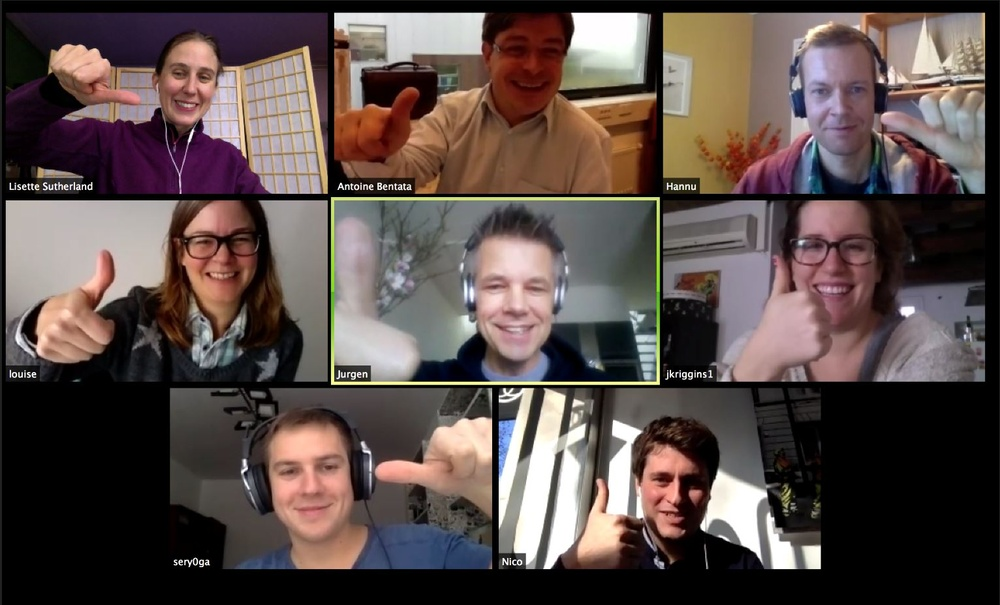
#> input picture Face_Recognition_MTCNN_Haar/123.jpg, 1000 x 605 px, shrunk from 1532 x 927 before the run, found by its file name
$ python Cascade_CV2.py
#> lines starting #> are read from the running program, lines starting #| are printed output that depends on the picture; after the words box and inside, x2 and y2 are one past the last pixel; in counts of white or black regions, pixels touching at a corner belong together
import cv2
import matplotlib.pyplot as plt

dir = 'H:\\Code\\current_files\\My_Code\\Face_Recognition'
img = cv2.imread(dir + '/123.jpg')
#> img is the input picture: shape (605, 1000, 3); mean B, G, R 73, 76.2, 89.6

classifier = cv2.CascadeClassifier(dir + '/haarcascade_frontalface_alt.xml')
f_boxes = classifier.detectMultiScale(img,1.05,3)
#> f_boxes = [[156, 45, 72, 72], [633, 448, 84, 84], [486, 16, 90, 90], [795, 57, 89, 89], [783, 205, 101, 101], [466, 246, 101, 101], [258, 429, 102, 102], [174, 206, 91, 91]]
for box in f_boxes:
   print(box)
   cv2.rectangle(img,(box[0],box[1]),(box[0]+box[2],box[1]+box[3]),(255, 0, 0), 1)
#> this loop made 8 passes
#| [156  45  72  72]
#| [633 448  84  84]
#| [486  16  90  90]
#| [795  57  89  89]
#| [783 205 101 101]
#| [466 246 101 101]
#| [258 429 102 102]
#| [174 206  91  91]
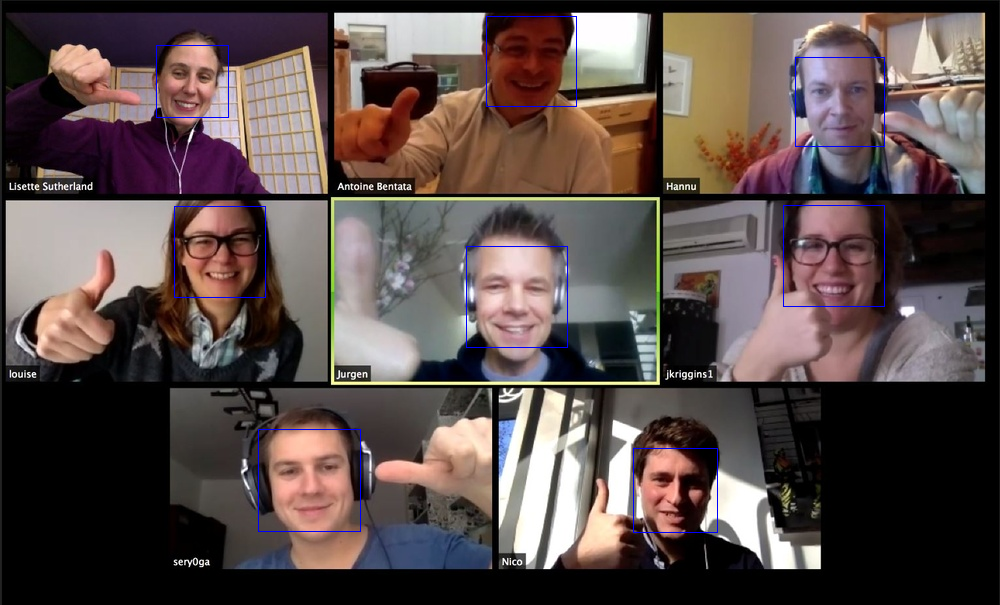
#> img: shape (605, 1000, 3); 0.48% of pixels changed, all inside (x1, y1, x2, y2) = (156, 16, 885, 533)

cv2.imshow('Detected!',img)
cv2.waitKey(0)
cv2.destroyAllWindows
